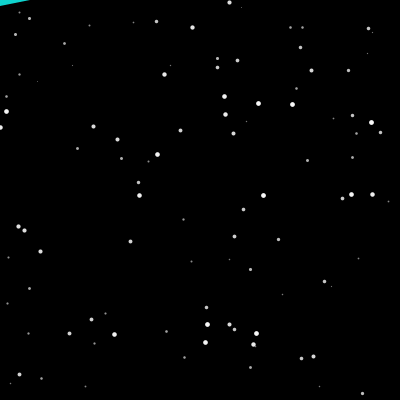
Frame 1 (no input)
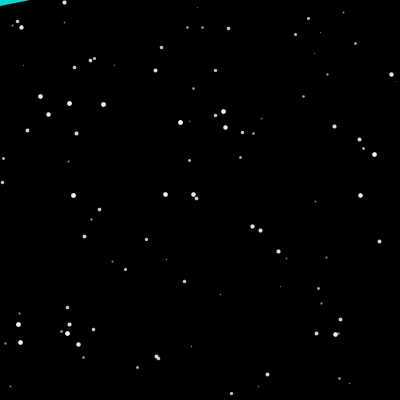
Frame 60 (the mouse pressed at the canvas centre just before this capture)
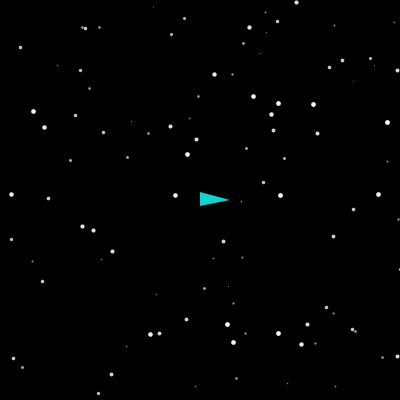
Frame 120 (the mouse held since frame 60 and released just before this capture)

The Processing sketch that drew these frames (run headless with seeded random() and noise(); from frame 60 on, the mouse is pressed at the canvas centre):

// Processing sketch: star_field
// ── star_field.pde
// declare variables to hold position of stars
float [] a = new float [100];
float [] b = new float [100];
float [] speed = new float [100]; 

void setup() {
  size(400, 400);
  background(0);
  stroke(255);
  noCursor(); // geting rid of pointer


  // loop to assign random values. Add instructions to increase value at the end
  int i = 0; 
  while (i < 100) {
    a [i] = random(0, width);
    b [i] = random (0, height);
    speed [i]= random(1, 5);
    i = i + 1;
  }
}

// draw points, repeat points
void draw() {
  background(0);

// draw triangle / spaceship
fill(#0FD3CE);
noStroke();
scale(1);
triangle (mouseX, mouseY-8, mouseX, mouseY+6, mouseX+30, mouseY);

  int i = 0;
  while (i < 100) {
    float co = map(speed[i], 1, 5, 100, 255);
    stroke(co);
    strokeWeight(speed[i]); // little stars go slower, big stars go faster

    point(a[i], b[i]); 

    // moving stars to the left
    a[i] = a[i] - speed[i] / 1.5; // make the stars move slower 
    if (a[i] < 0) {
      a[i] = width;
    }
    i = i + 1;
  }
}
